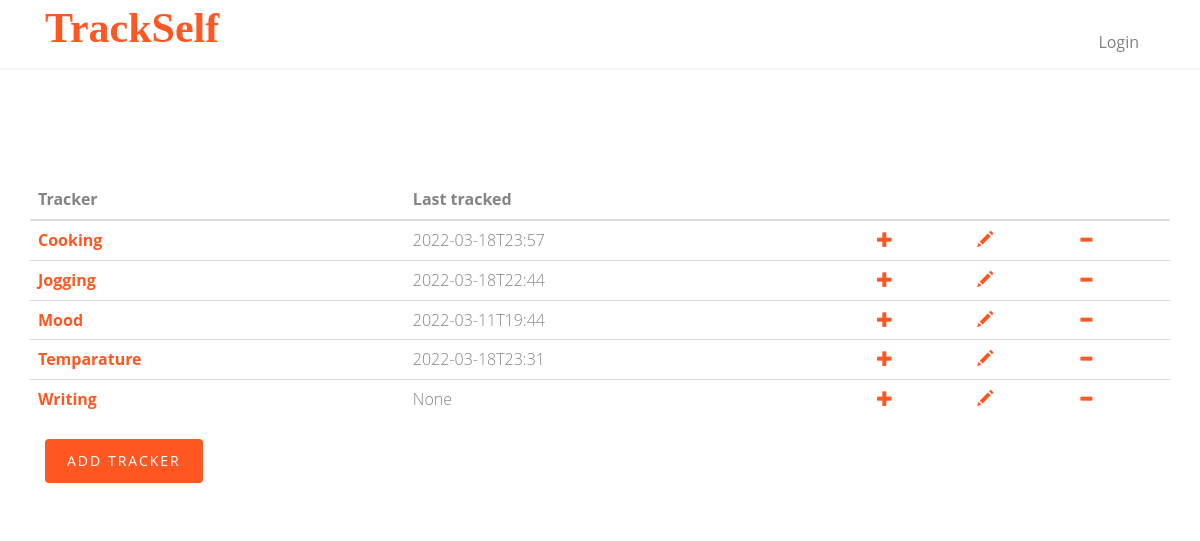
Before: /tracker with the older database file.
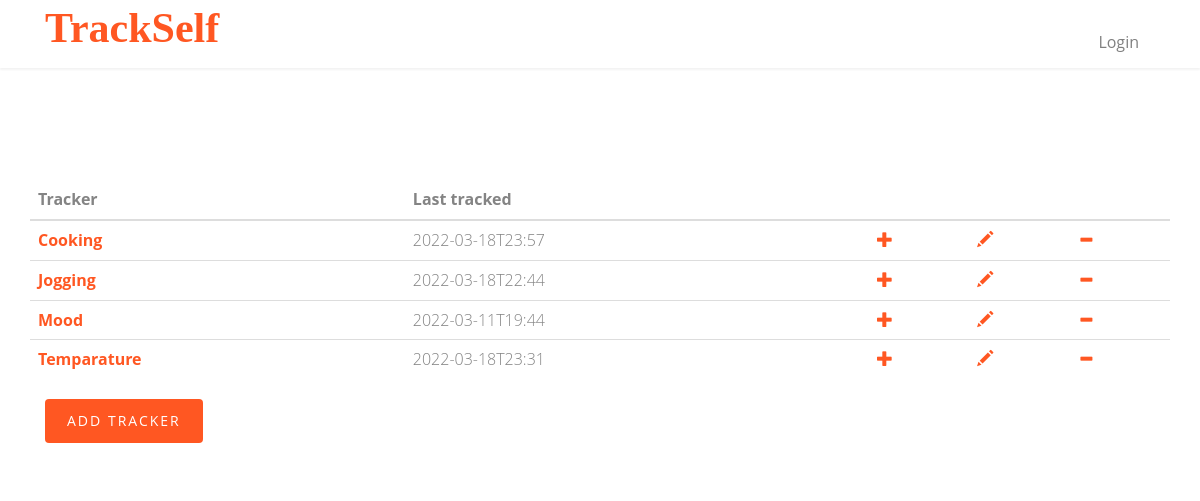
After: the same page with the newer database file.
### app.py (models this page shows)
class Tracker(db.Model):
    __tablename__ = 'tracker'
    id = db.Column(db.Integer, autoincrement=True, primary_key=True)
    name = db.Column(db.String, unique=True, nullable=False)
    description = db.Column(db.String, nullable=False)
    type = db.Column(db.String, nullable=False)
    settings = db.Column(db.String)

### app.py (the view)
@app.route("/tracker")
def trackers_page():
    username = request.cookies.get('username')
    latest_logs = db.session.query(
        Log.tracker, db.func.max(Log.timestamp).label('last_tracked')
    ).group_by(Log.tracker).subquery()
    trackers = db.session.query(Tracker.id, Tracker.name, latest_logs.c.last_tracked).outerjoin(latest_logs, Tracker.id ==
                                                                               latest_logs.c.tracker)
    return render_template('trackers.html', username=username, trackers=trackers)

### templates/trackers.html (shortened to what this page needs)
<!DOCTYPE html>
<html class="no-js">
	<head>
	<link rel="stylesheet" href="static/css/animate.css">
	<link rel="stylesheet" href="static/css/icomoon.css">
	<link rel="stylesheet" href="static/css/bootstrap.css">
	<link rel="stylesheet" href="static/css/superfish.css">
	<link rel="stylesheet" href="static/css/style.css">
	</head>
	<body>
		<div id="fh5co-wrapper">
		<div id="fh5co-page">
		<header id="fh5co-header-section" class="sticky-banner">
			<div class="container">
				<div class="nav-header">
					<h1 id="fh5co-logo" class="col-sm-2"><a href="/">TrackSelf</a> </h1>
					<nav id="fh5co-menu-wrap" role="navigation" class="col-sm-10">
						<ul class="sf-menu" id="fh5co-primary-menu">
							<li>
								<a href="login">Login</a>
							</li>
						</ul>
					</nav>
				</div>
			</div>
		</header>
			<div id="fh5co-contact" class="animate-box">
            <div class="container">
                    <div class="row">
                        <div class="col-md-12">
            <table id = "tracker-table"  class="table">
<thead>
<th scope="col">Tracker</th>
<th scope="col">Last tracked</th>
<th scope="col"></th>
<th scope="col"></th>
<th scope="col"></th>
</thead>
<tbody>
{% for tracker in trackers%}
<tr>
    <th scope="row"><a href="/tracker/{{ tracker['id'] }}">{{ tracker['name'] }}</a></th>
    <td>{{ tracker['last_tracked'] }}</td>
    <td><a href="/tracker/{{ tracker['id'] }}/log"><i class="glyphicon glyphicon-plus"></i></a></td>
    <td><a href="/tracker/{{ tracker['id'] }}/update"><i class="glyphicon glyphicon-pencil"></i></a></td>
    <td><a href="/tracker/{{ tracker['id'] }}/delete"><i class="glyphicon glyphicon-minus"></i></a></td>
</tr>
{% endfor %}
</tbody>
</table>
                            <div class="col-md-12">
                            <div class="form-group">
                                <button id="myButton" class="btn btn-primary" >Add Tracker</button>
                            </div>
                        </div>
                            </div>
                        </div>
                </div>
		</div>
	</div>
	</div>
</body>
</html>

### static/css/superfish.css (style rules this page uses)
.sf-menu, .sf-menu * { margin: 0; padding: 0; list-style: none; }
.sf-menu li { position: relative; }
.sf-menu > li { float: left; }
.sf-menu a { display: block; position: relative; }
.sf-menu { float: left; margin-bottom: 1em; }
.sf-menu a { border-left: 1px solid #fff; border-top: 1px solid #dFeEFF; border-top: 1px solid rgba(255,255,255,.5); padding: .75em 1em; text-decoration: none; zoom: 1; }
.sf-menu a { color: #13a; }
.sf-menu li { background: #BDD2FF; white-space: nowrap; *white-space: normal; -webkit-transition: background .2s; transition: background .2s; }

### static/css/style.css (style rules this page uses)
body { font-family: "Open Sans", Arial, sans-serif; line-height: 1.6; font-size: 16px; background: #fff; color: #848484; font-weight: 300; overflow-x: hidden; }
a { color: #ff5722; -webkit-transition: 0.5s, ease; -o-transition: 0.5s, ease; transition: 0.5s, ease; }
p, ul, ol { margin-bottom: 1.5em; font-size: 16px; color: #848484; font-family: "Open Sans", Arial, sans-serif; }
h1, h2, h3, h4, h5, h6 { color: #5a5a5a; font-family: "Open Sans", Arial, sans-serif; font-weight: 400; margin: 0 0 30px 0; }
.stuck { position: fixed !important; top: 0 !important; -webkit-box-shadow: 0 2px 2px rgba(0, 0, 0, 0.05); -moz-box-shadow: 0 2px 2px rgba(0, 0, 0, 0.05); -ms-box-shadow: 0 2px 2px rgba(0, 0, 0, 0.05); -o-box-shadow: 0 2px 2px rgba(0, 0, 0, 0.05); box-shadow: 0 2px 2px rgba(0, 0, 0, 0.05); }
.sf-menu { margin: 7px 0 0 0 !important; }
.sf-menu { float: right; }
.sf-menu a { color: rgba(0, 0, 0, 0.5); padding: 0.75em 1em !important; font-weight: normal; border-left: none; border-top: none; border-top: none; text-decoration: none; zoom: 1; font-size: 16px; border-bottom: none !important; }
.sf-menu li, .sf-menu ul li, .sf-menu ul ul li, .sf-menu li:hover, .sf-menu li.sfHover { background: transparent; }
#fh5co-header-section { padding: 0; position: relative; left: 0; width: 100%; z-index: 1022; background: #fff; }
.nav-header { position: relative; float: left; width: 100%; }
#fh5co-logo { position: relative; z-index: 2; font-size: 22px; text-transform: uppercase; font-weight: 700; float: left; margin: 5px 0px 0px 0px; }
#fh5co-logo a { color: #ff5722; }
#fh5co-menu-wrap { position: relative; z-index: 2; display: block; float: right; margin-top: 1%; }
#fh5co-menu-wrap .sf-menu a { padding: 1em .75em; }
#fh5co-services, #fh5co-about, #fh5co-contact { padding: 7em 0; }
#fh5co-contact .form-group { margin-bottom: 30px; }
.btn { -webkit-transition: 0.3s; -o-transition: 0.3s; transition: 0.3s; }
.btn { text-transform: uppercase; letter-spacing: 2px; -webkit-transition: 0.3s; -o-transition: 0.3s; transition: 0.3s; }
.btn.btn-primary { background: #ff5722; color: #fff; border: none !important; border: 2px solid transparent !important; }
.js .animate-box { opacity: 0; }
#fh5co-wrapper { overflow-x: hidden; position: relative; }
#fh5co-page { position: relative; -webkit-transition: 0.5s; -o-transition: 0.5s; transition: 0.5s; }
#offcanvas-menu { position: absolute; top: 0; bottom: 0; z-index: 99; background: #222; right: -240px; width: 240px; padding: 20px; overflow-y: scroll !important; display: none; }
#offcanvas-menu ul { padding: 0; margin: 0; }
#offcanvas-menu ul li { padding: 0; margin: 0 0 10px 0; list-style: none; }
#offcanvas-menu ul li a { font-size: 18px; color: rgba(255, 255, 255, 0.4); }

### templates/trackers.html (style rules this page uses)
#fh5co-logo a { color: #ff5722; text-transform: none; font-family: Garamond; font-size: 42px; }

Changed rows visible on the page:
removed Tracker: name "Writing", last_tracked "None"
